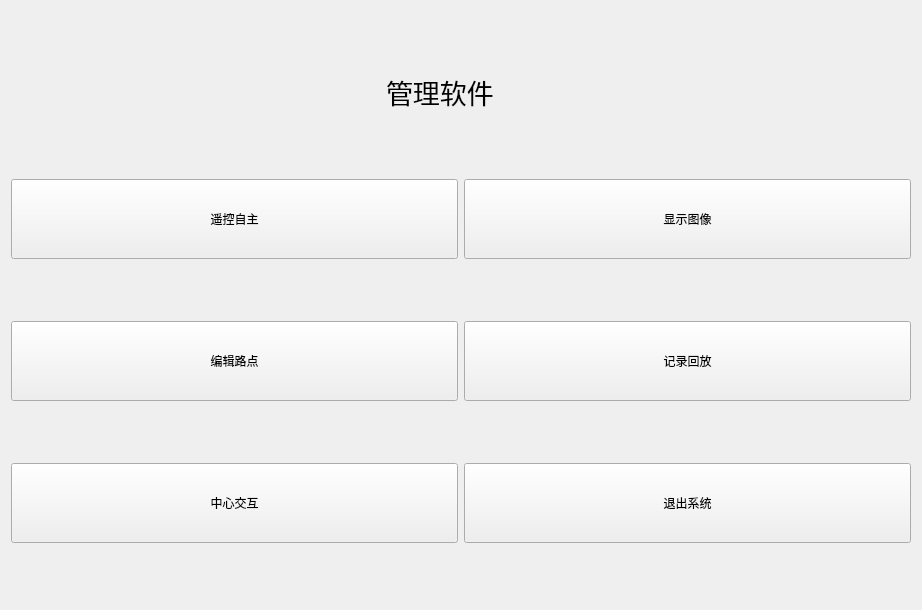
<?xml version="1.0" encoding="UTF-8"?>
<ui version="4.0">
 <class>BCWidget</class>
 <widget class="QWidget" name="BCWidget">
  <property name="geometry">
   <rect>
    <x>0</x>
    <y>0</y>
    <width>922</width>
    <height>610</height>
   </rect>
  </property>
  <property name="windowTitle">
   <string>BCWidget</string>
  </property>
  <layout class="QGridLayout" name="gridLayout">
   <item row="0" column="0">
    <layout class="QHBoxLayout" name="horizontalLayout">
     <item>
      <spacer name="horizontalSpacer">
       <property name="orientation">
        <enum>Qt::Horizontal</enum>
       </property>
       <property name="sizeHint" stdset="0">
        <size>
         <width>40</width>
         <height>20</height>
        </size>
       </property>
      </spacer>
     </item>
     <item>
      <widget class="QLabel" name="label_title">
       <property name="minimumSize">
        <size>
         <width>150</width>
         <height>30</height>
        </size>
       </property>
       <property name="maximumSize">
        <size>
         <width>16777215</width>
         <height>50</height>
        </size>
       </property>
       <property name="font">
        <font>
         <pointsize>20</pointsize>
        </font>
       </property>
       <property name="text">
        <string>管理软件</string>
       </property>
      </widget>
     </item>
     <item>
      <spacer name="horizontalSpacer_2">
       <property name="orientation">
        <enum>Qt::Horizontal</enum>
       </property>
       <property name="sizeHint" stdset="0">
        <size>
         <width>40</width>
         <height>20</height>
        </size>
       </property>
      </spacer>
     </item>
    </layout>
   </item>
   <item row="1" column="0">
    <layout class="QHBoxLayout" name="horizontalLayout_2">
     <item>
      <widget class="QPushButton" name="DrivingBtn">
       <property name="minimumSize">
        <size>
         <width>200</width>
         <height>80</height>
        </size>
       </property>
       <property name="text">
        <string>遥控自主</string>
       </property>
      </widget>
     </item>
     <item>
      <widget class="QPushButton" name="CameraBtn">
       <property name="minimumSize">
        <size>
         <width>200</width>
         <height>80</height>
        </size>
       </property>
       <property name="text">
        <string>显示图像</string>
       </property>
      </widget>
     </item>
    </layout>
   </item>
   <item row="2" column="0">
    <layout class="QHBoxLayout" name="horizontalLayout_3">
     <item>
      <widget class="QPushButton" name="PointBtn">
       <property name="minimumSize">
        <size>
         <width>200</width>
         <height>80</height>
        </size>
       </property>
       <property name="text">
        <string>编辑路点</string>
       </property>
      </widget>
     </item>
     <item>
      <widget class="QPushButton" name="RqtBagBtn">
       <property name="minimumSize">
        <size>
         <width>200</width>
         <height>80</height>
        </size>
       </property>
       <property name="text">
        <string>记录回放</string>
       </property>
      </widget>
     </item>
    </layout>
   </item>
   <item row="3" column="0">
    <layout class="QHBoxLayout" name="horizontalLayout_4">
     <item>
      <widget class="QPushButton" name="CenterBtn">
       <property name="minimumSize">
        <size>
         <width>200</width>
         <height>80</height>
        </size>
       </property>
       <property name="text">
        <string>中心交互</string>
       </property>
      </widget>
     </item>
     <item>
      <widget class="QPushButton" name="ExitBtn">
       <property name="minimumSize">
        <size>
         <width>200</width>
         <height>80</height>
        </size>
       </property>
       <property name="text">
        <string>退出系统</string>
       </property>
      </widget>
     </item>
    </layout>
   </item>
  </layout>
 </widget>
 <layoutdefault spacing="6" margin="11"/>
 <resources/>
 <connections/>
</ui>
